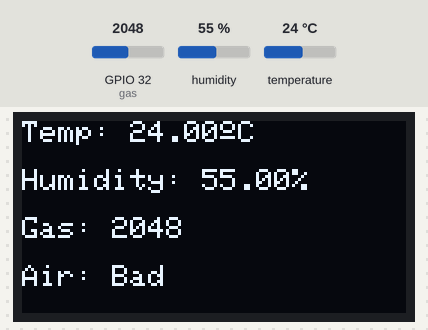
Recording of a sketch running on a simulated ESP32. Shown: 128×64 one-colour display. Inputs (shaded band) come from the test bench; at power-on: GPIO 32 (gas) = 2048, humidity 55 %, temperature 24 °C. What the sketch prints to the serial monitor is not drawn.

Above: at 4.2 s.
4.3 s: GPIO 32 (gas) set to 1273
At 8.5 s:
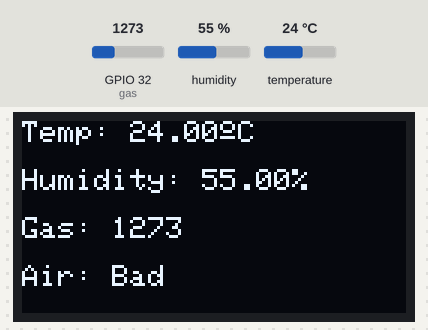
9.1 s: GPIO 32 (gas) set to 1147
At 12.2 s:
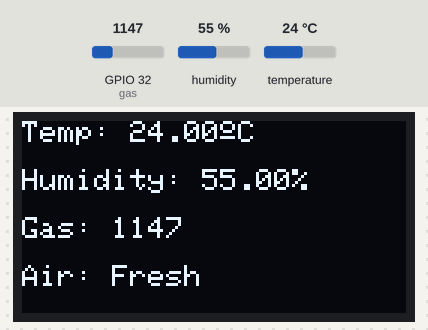
13.9 s: humidity set to 22 %
At 15.8 s:
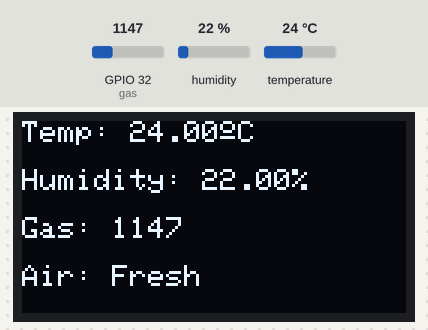
18.7 s: temperature set to 12 °C
At 20.7 s:
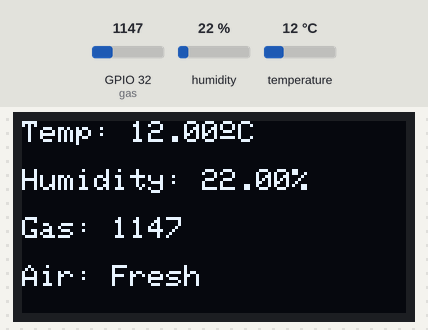
23.5 s: humidity set to 40 %
At 28.0 s:
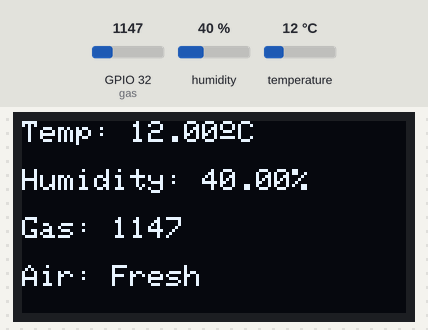
28.9 s: GPIO 32 (gas) set to 1228
At 32.8 s:
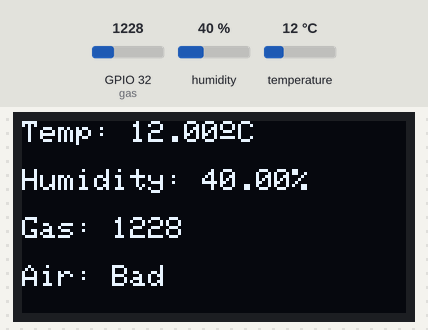
Timing chart, 0 to 34.3 s (numbered marks = the images above; inputs shaded):
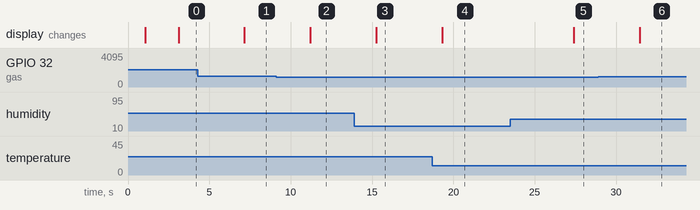

The sketch:

Serial_output.ino
```cpp
#include <Wire.h>
#include <Adafruit_GFX.h>
#include <Adafruit_SSD1306.h>
#include <DHT.h>

// OLED display settings
#define SCREEN_WIDTH 128
#define SCREEN_HEIGHT 64
#define OLED_RESET -1
Adafruit_SSD1306 display(SCREEN_WIDTH, SCREEN_HEIGHT, &Wire, OLED_RESET);

// DHT settings
#define DHTPIN 2
#define DHTTYPE DHT11
DHT dht(DHTPIN, DHTTYPE);

// Gas sensor pin
int gas = 32;

void setup() {
  Serial.begin(115200);
  delay(1000); // give time for Serial to connect

  // Initialize DHT
  dht.begin();

  // Initialize OLED
  if (!display.begin(SSD1306_SWITCHCAPVCC, 0x3C)) {
    Serial.println(F("SSD1306 allocation failed"));
    while (true); // stop here
  }

  display.clearDisplay();
  display.setTextSize(1);
  display.setTextColor(SSD1306_WHITE);

  // Intro screen
  display.setCursor(20, 20);
  display.println("Air Quality");
  display.setCursor(15, 35);
  display.println("Monitoring");
  display.display();
  delay(2000);
  display.clearDisplay();

  // Print serial header
  Serial.println("=== Air Quality Monitoring ===");
  Serial.println("Temperature (C) | Humidity (%) | Gas Value | Air Status");
  Serial.println("--------------------------------------------------------");
}

void loop() {
  float h = dht.readHumidity();
  float t = dht.readTemperature();
  int gasValue = analogRead(gas);
  String airStatus;

  display.clearDisplay();

  if (isnan(h) || isnan(t)) {
    display.setCursor(0, 0);
    display.println("DHT Error");
    display.display();
    Serial.println("Sensor read error: DHT11 not responding.");
    delay(4000);
    return;
  }

  // Determine air quality
  if (gasValue < 1200) {
    airStatus = "Fresh";
  } else {
    airStatus = "Bad";
  }

  // Display on OLED
  display.setCursor(0, 0);
  display.print("Temp: ");
  display.print(t);
  display.cp437(true);
  display.write(167); // Degree symbol
  display.print("C");

  display.setCursor(0, 16);
  display.print("Humidity: ");
  display.print(h);
  display.print("%");

  display.setCursor(0, 32);
  display.print("Gas: ");
  display.print(gasValue);

  display.setCursor(0, 48);
  display.print("Air: ");
  display.println(airStatus);
  display.display();

  // Print to Serial
  Serial.print(t, 1);
  Serial.print("             ");
  Serial.print(h, 1);
  Serial.print("           ");
  Serial.print(gasValue);
  Serial.print("        ");
  Serial.println(airStatus);

  delay(4000); // wait before next read
}
```

Measured:
- the behaviour switches between 1200 and 1199 on GPIO 32 (gas) (found by bisection; images 1 and 2)
- after the input at 4.3 s, the display: changes after 2.9 s (image 1)
- after the input at 9.1 s, the display: changes after 2.1 s (image 2)
- after the input at 13.9 s, the display: changes after 1.4 s (image 3)
- after the input at 18.7 s, the display: changes after 0.61 s (image 4)
- after the input at 23.5 s, the display: changes after 3.9 s (image 5)
- after the input at 28.9 s, the display: changes after 2.6 s (image 6)
